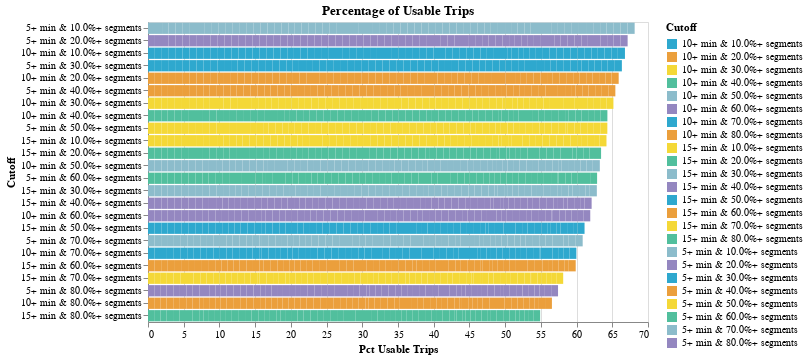

The cell this chart's notebook holds for it:
### Code cell
operator_trip_chart(valid_stats)

### Figure 1 — Vega-Lite specification as saved in the notebook (floating-point values rounded to 4 significant figures; data arrays with more than 128 entries replaced by an {"elided": "..."} marker saying what was removed)
{"config": {"view": {"continuousWidth": 400, "continuousHeight": 300}}, "data": {"name": "data-e35b68502df815ab0dd94cfcb63d9022"}, "mark": "bar", "encoding": {"color": {"field": "Cutoff", "scale": {"range": ["#2EA8CE", "#EB9F3C", "#F4D837", "#51BF9D", "#8CBCCB", "#9487C0"]}, "type": "nominal"}, "tooltip": [{"field": "Name", "type": "nominal"}, {"field": "Cutoff", "type": "nominal"}, {"field": "Pct Usable Trips", "type": "quantitative"}, {"field": "N Trips", "type": "quantitative"}], "x": {"field": "Pct Usable Trips", "sort": {"field": "Pct Usable Trips", "order": "descending"}, "type": "quantitative"}, "y": {"field": "Cutoff", "sort": {"field": "Pct Usable Trips", "order": "descending"}, "type": "nominal"}}, "height": 300, "selection": {"selector004": {"type": "single", "fields": ["Name"], "bind": {"input": "select", "options": ["Antelope Valley Transit Authority Schedule", "Banning Pass Schedule", "Bay Area 511 AC Transit Schedule", "Bay Area 511 Caltrain Schedule", "Bay Area 511 County Connection Schedule", "Bay Area 511 Dumbarton Express Schedule", "Bay Area 511 Emery Go-Round Schedule", "Bay Area 511 Fairfield and Suisun Transit Schedule", "Bay Area 511 Golden Gate Transit Schedule", "Bay Area 511 MVGO Schedule", "Bay Area 511 Marin Schedule", "Bay Area 511 Muni Schedule", "Bay Area 511 Petaluma Schedule", "Bay Area 511 SamTrans Schedule", "Bay Area 511 San Francisco Bay Ferry Schedule", "Bay Area 511 Santa Clara Transit Schedule", "Bay Area 511 Santa Rosa CityBus Schedule", "Bay Area 511 SolTrans Schedule", "Bay Area 511 Sonoma County Transit Schedule", "Bay Area 511 Sonoma-Marin Area Rail Transit Schedule", "Bay Area 511 Tri Delta Schedule", "Bay Area 511 Tri-Valley Wheels Schedule", "Bay Area 511 Union City Transit Schedule", "Bay Area 511 Vine Transit Schedule", "Bay Area 511 WestCAT Schedule", "Beach Cities GMV Schedule", "Bear Schedule", "Big Blue Bus Schedule", "BruinBus Schedule", "Burbank Schedule", "Commerce Schedule", "Culver City Schedule", "Eastern Sierra Schedule", "Elk Grove Schedule", "Foothill Schedule", "Fresno Schedule", "GET Schedule", "Humboldt Schedule", "Kings Schedule", "LA DOT Schedule", "LA Metro Bus Schedule", "LA Metro Rail Schedule", "Lake Schedule", "Long Beach Schedule", "Madera County Connection Schedule", "Monterey Salinas Schedule", "Nevada County Schedule", "North County Schedule", "Norwalk Avail Schedule", "OCTA Schedule", "Pasadena Schedule", "PresidiGo Schedule", "Redding Schedule", "Riverside Schedule", "SBMTD Schedule", "San Diego Schedule", "Santa Clarita Schedule", "Santa Maria Schedule", "Santa Ynez Schedule", "StanRTA Schedule", "Tahoe Transportation District Schedule", "Torrance Schedule", "Turlock Schedule", "Unitrans Schedule", "VCTC GMV Schedule", "Victor Valley GMV Schedule", "Visalia Schedule", "WeHo Schedule", "Yolobus Schedule"], "name": "Name"}}}, "title": "Percentage of Usable Trips", "transform": [{"filter": {"selection": "selector004"}}], "width": 500, "$schema": "https://vega.github.io/schema/vega-lite/v4.17.0.json", "datasets": {"data-e35b68502df815ab0dd94cfcb63d9022": {"elided": "1680 records"}}}
